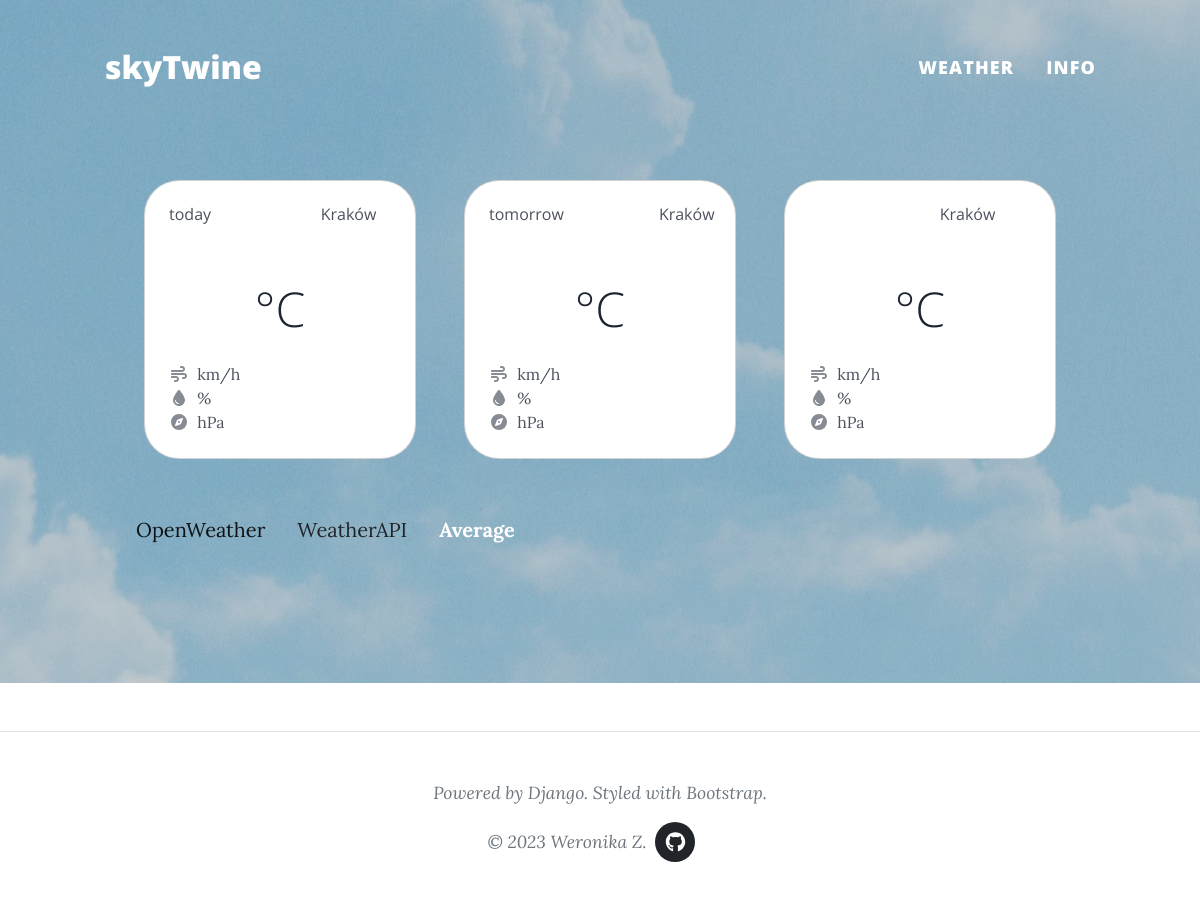
Before: / with the older database file.
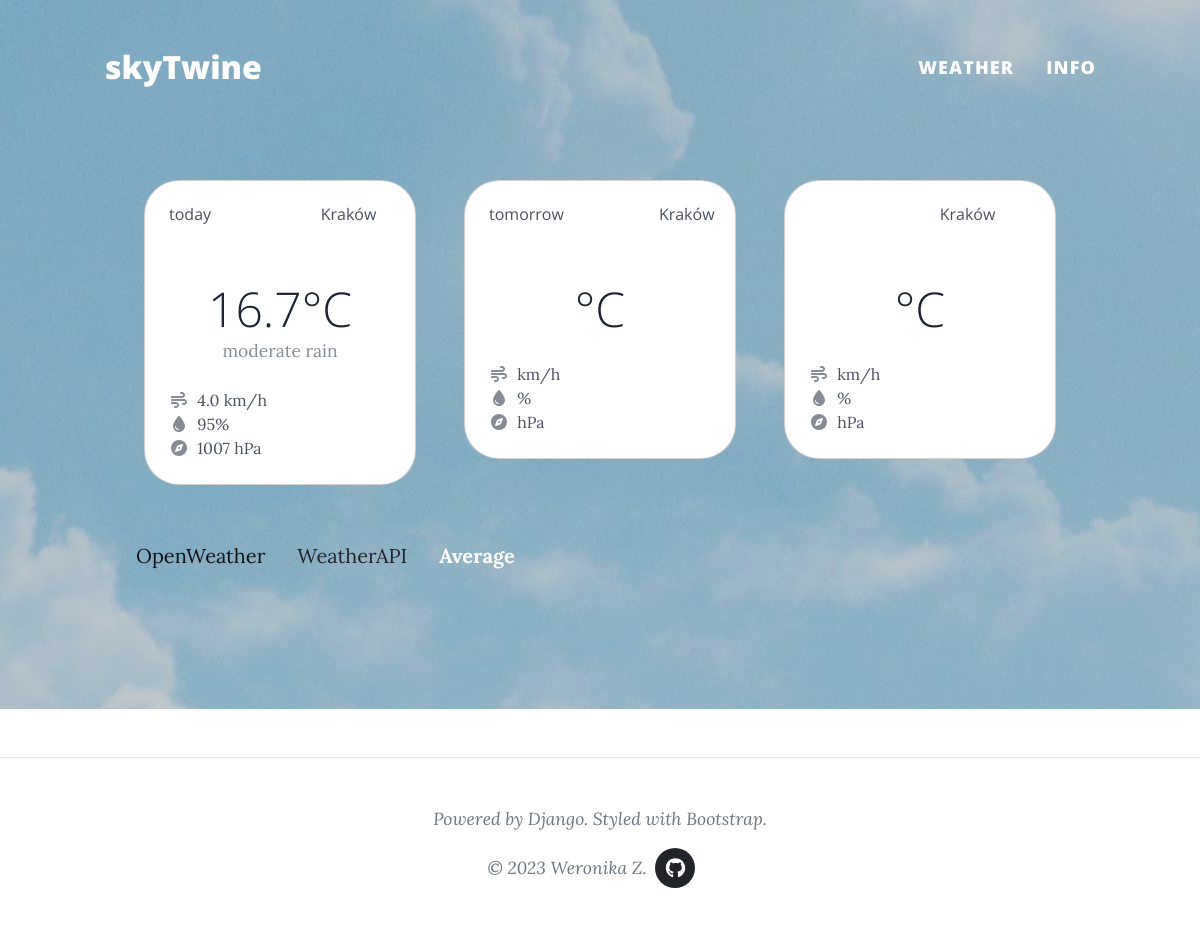
After: the same page with the newer database file.
### weather/models.py (models this page shows, shortened)
class Weather(models.Model):
    date = models.CharField(max_length=200)
    city = models.CharField(max_length=200)
    country = models.CharField(max_length=200)
    sky_condition = models.CharField(max_length=200)
    temperature = models.FloatField()
    wind_speed = models.FloatField()
    pressure = models.IntegerField()
    humidity = models.IntegerField(null=True, blank=True)
    image = models.CharField(max_length=200)
    SOURCE_CHOICES = [
        ('openweather', 'OpenWeather'),
        ('weatherapi', 'WeatherAPI'),
        ('average', 'Average')
    ]
    source = models.CharField(max_length=20, choices=SOURCE_CHOICES)
    custom_objects = WeatherManager()

### weather/views.py (the view)
# urls.py: path('', views.index_view, name='index'),
def index_view(request):
    source = request.GET.get('source', 'average')
    start_date = datetime.today().date()
    end_date = start_date + timedelta(days=2)
    weather_data = list(Weather.custom_objects.filter(source=source, date__range=(start_date, end_date)).order_by('-date'))
    context = {
        'weather_data': weather_data,
        'active': source,
        'ow_1': Weather.custom_objects.ow_1(),
        'ow_2': Weather.custom_objects.ow_2(),
        'ow_3': Weather.custom_objects.ow_3(),
        'wa_1': Weather.custom_objects.wa_1(),
        'wa_2': Weather.custom_objects.wa_2(),
        'wa_3': Weather.custom_objects.wa_3(),
        'av_1': Weather.custom_objects.av_1(),
        'av_2': Weather.custom_objects.av_2(),
        'av_3': Weather.custom_objects.av_3(),
    }
    return render(request, 'index.html', context)

### weather/models.py (called while the page is built)
    def ow_1(self):
        return self.filter(date=today, source='openweather').last()

    def ow_2(self):
        return self.filter(date=tomorrow, source='openweather').last()

    def ow_3(self):
        return self.filter(date=day_after_tomorrow, source='openweather').last()

    def wa_1(self):
        return self.filter(date=today, source='weatherapi').last()

    def wa_2(self):
        return self.filter(date=tomorrow, source='weatherapi').last()

    def wa_3(self):
        return self.filter(date=day_after_tomorrow, source='weatherapi').last()

    def av_1(self):
        return self.filter(date=today, source='average').last()

    def av_2(self):
        return self.filter(date=tomorrow, source='average').last()

    def av_3(self):
        return self.filter(date=day_after_tomorrow, source='average').last()

### weather/templates/index.html (shortened to what this page needs)
{% load static %}
<!DOCTYPE html>
<html lang="en">
    <head>
        <link rel="stylesheet" type="text/css" href="{% static 'css/styles.css' %}">
    </head>
    <body>
        <nav class="navbar navbar-expand-lg navbar-light" id="mainNav">
            <div class="container px-4 px-lg-5">
                <div class="d-flex justify-content-start align-items-center">
                    <a class="navbar-brand" href="{% url 'index' %}" style="font-size: 32px; margin-top: 30px; margin-left: 27px;">skyTwine</a>
                </div>
                <div class="collapse navbar-collapse" id="navbarResponsive" style="margin-top: 30px; margin-right: 10px;">
                    <ul class="navbar-nav ms-auto py-4 py-lg-0">
                        <li class="nav-item"><a class="nav-link px-lg-3 py-3 py-lg-4" href="{% url 'index' %}" style="font-size: 18px;">Weather</a></li>
                        <li class="nav-item"><a class="nav-link px-lg-3 py-3 py-lg-4" href="{% url 'info' %}" style="font-size: 18px;">Info</a></li>
                    </ul>
                </div>
            </div>
        </nav>
        <header class="masthead" style="background-image: url('{% static "assets/img/background.jpg" %}'); padding: 130px 0;">
            <div style="margin-top: 50px">
                <nav class="row card-row justify-content-center">
                    {% if request.GET.source == 'openweather' or not request.GET.source %}
                        <div class="col-md-4 mb-5 px-4">
                            {% include 'card.html' with date="today" temperature=ow_1.temperature sky_condition=ow_1.sky_condition wind_speed=ow_1.wind_speed humidity=ow_1.humidity pressure=ow_1.pressure image=ow_1.image %}
                        </div>
                        <div class="col-md-4 mb-5 px-4">
                            {% include 'card.html' with date="tomorrow" temperature=ow_2.temperature sky_condition=ow_2.sky_condition wind_speed=ow_2.wind_speed humidity=ow_2.humidity pressure=ow_2.pressure image=ow_2.image %}
                        </div>
                        <div class="col-md-4 mb-5 px-4">
                            {% include 'card.html' with date=ow_3.date temperature=ow_3.temperature sky_condition=ow_3.sky_condition wind_speed=ow_3.wind_speed humidity=ow_3.humidity pressure=ow_3.pressure image=ow_3.image %}
                        </div>
                    {% endif %}
                    <nav class="navbar navbar-expand-lg navbar-light justify-content-between">
                        <ul class="navbar-nav">
                            <li class="nav-item">
                                <a class="nav-link px-lg-3 py-3 py-lg-4 {% if request.GET.source == 'openweather' or not request.GET.source %}active{% endif %}" href="?source=openweather" style="">OpenWeather</a>
                            </li>
                            <li class="nav-item">
                                <a class="nav-link px-lg-3 py-3 py-lg-4 " href="?source=weatherapi" style="">WeatherAPI</a>
                            </li>
                            <li class="nav-item">
                                <a class="nav-link px-lg-3 py-3 py-lg-4 {% if request.GET.source == 'average' or not request.GET.source %}active{% endif %}" href="?source=average" style="{% if request.GET.source == 'average' or not request.GET.source %}color: #ffffff; font-weight: bold{% endif %}">Average</a>
                            </li>
                        </ul>
                    </nav>
                </nav>
            </div></nav>
        </header>
        <footer class="border-top">
            <div class="container px-4 px-lg-5">
                <div class="row gx-4 gx-lg-5 justify-content-center">
                   <div class="d-flex flex-column justify-content-center align-items-center">
                        <div class="small text-muted fst-italic px-1">Powered by Django. Styled with Bootstrap.</div>
                        <div class="d-flex justify-content-center align-items-center">
                            <div class="small text-muted fst-italic px-1"> &copy; 2023 Weronika Z. </div>
                            <a href="https://github.com/werka-z" target="_blank" class="me-3">
                                <span class="fa-stack">
                                    <i class="fas fa-circle fa-stack-2x"></i>
                                    <i class="fab fa-github fa-stack-1x fa-inverse"></i>
                                </span>
                            </a>
                        </div>
                    </div>
                </div>
            </div>
        </footer>
    </body>
</html>

### weather/templates/card.html (shortened to what this page needs)
<div class="card" style="color: #4B515D; border-radius: 35px;">
    <div class="card-body p-4">
        <div class="d-flex">
            <h6 class="flex-grow-1" style="font-weight: normal;">{{ date }}</h6>
            <h6 class="flex-grow-1" style="font-weight: normal; margin-left: 95px">Kraków</h6>
        </div>
        <div class="d-flex flex-column text-center mt-5 mb-4">
            <h4 class="display-5 mb-0 font-weight-bold" style="color: #1C2331;">{{ temperature }}°C</h4>
            <span class="small" style="color: #868B94">{{ sky_condition }}</span>
        </div>
        <div class="d-flex align-items-center">
            <div class="flex-grow-1" style="font-size: 1rem;">
                <div><i class="fas fa-wind fa-fw" style="color: #868B94;"></i> <span class="ms-1">{{ wind_speed }} km/h</span></div>
                <div><i class="fas fa-tint fa-fw" style="color: #868B94;"></i> <span class="ms-1">{{ humidity }}%</span></div>
                <div><i class="fas fa-compass fa-fw" style="color: #868B94;"></i> <span class="ms-1">{{ pressure }} hPa</span></div>
            </div>
        </div>
    </div>
</div>

Changed rows visible on the page:
now on this page (row edited): Weather: temperature "16.7", sky_condition "moderate rain", wind_speed "4.0"
Other visible differences:
{{ humidity }}: (not shown) → "95"
{{ pressure }}: (not shown) → "1007"
